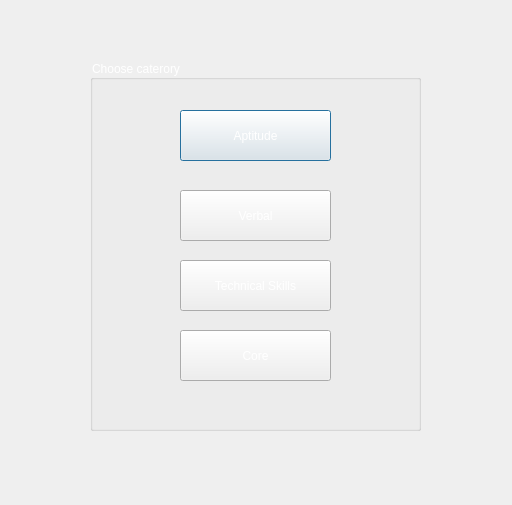
<?xml version="1.0" encoding="UTF-8"?>
<ui version="4.0">
 <class>catergory</class>
 <widget class="QDialog" name="catergory">
  <property name="geometry">
   <rect>
    <x>0</x>
    <y>0</y>
    <width>512</width>
    <height>505</height>
   </rect>
  </property>
  <property name="windowTitle">
   <string>Dialog</string>
  </property>
  <widget class="QGroupBox" name="groupBox">
   <property name="geometry">
    <rect>
     <x>90</x>
     <y>60</y>
     <width>331</width>
     <height>371</height>
    </rect>
   </property>
   <property name="styleSheet">
    <string notr="true">color:white;</string>
   </property>
   <property name="title">
    <string>Choose caterory</string>
   </property>
   <widget class="QPushButton" name="apti_btn">
    <property name="geometry">
     <rect>
      <x>90</x>
      <y>50</y>
      <width>151</width>
      <height>51</height>
     </rect>
    </property>
    <property name="styleSheet">
     <string notr="true">QPushButton {background-color: white;
    border-style: outset;
    border-width: 2px;
    border-color: black;
    border-radius: 3px;
    font: bold 18px;
    padding: 3px;
color:black;
};</string>
    </property>
    <property name="text">
     <string>Aptitude</string>
    </property>
   </widget>
   <widget class="QPushButton" name="verbal_btn">
    <property name="geometry">
     <rect>
      <x>90</x>
      <y>130</y>
      <width>151</width>
      <height>51</height>
     </rect>
    </property>
    <property name="styleSheet">
     <string notr="true">QPushButton {background-color: white;
    border-style: outset;
    border-width: 2px;
    border-color: black;
    border-radius: 3px;
    font: bold 18px;
    padding: 3px;
color:black;
};</string>
    </property>
    <property name="text">
     <string>Verbal</string>
    </property>
   </widget>
   <widget class="QPushButton" name="tech_btn">
    <property name="geometry">
     <rect>
      <x>90</x>
      <y>200</y>
      <width>151</width>
      <height>51</height>
     </rect>
    </property>
    <property name="styleSheet">
     <string notr="true">QPushButton {background-color: white;
    border-style: outset;
    border-width: 2px;
    border-color: black;
    border-radius: 3px;
    font: bold 18px;
    padding: 3px;
color:black;
};</string>
    </property>
    <property name="text">
     <string>Technical Skills</string>
    </property>
   </widget>
   <widget class="QPushButton" name="core_btn">
    <property name="geometry">
     <rect>
      <x>90</x>
      <y>270</y>
      <width>151</width>
      <height>51</height>
     </rect>
    </property>
    <property name="styleSheet">
     <string notr="true">QPushButton {background-color: white;
    border-style: outset;
    border-width: 2px;
    border-color: black;
    border-radius: 3px;
    font: bold 18px;
    padding: 3px;
color:black;
};</string>
    </property>
    <property name="text">
     <string>Core</string>
    </property>
   </widget>
  </widget>
 </widget>
 <resources/>
 <connections/>
</ui>
